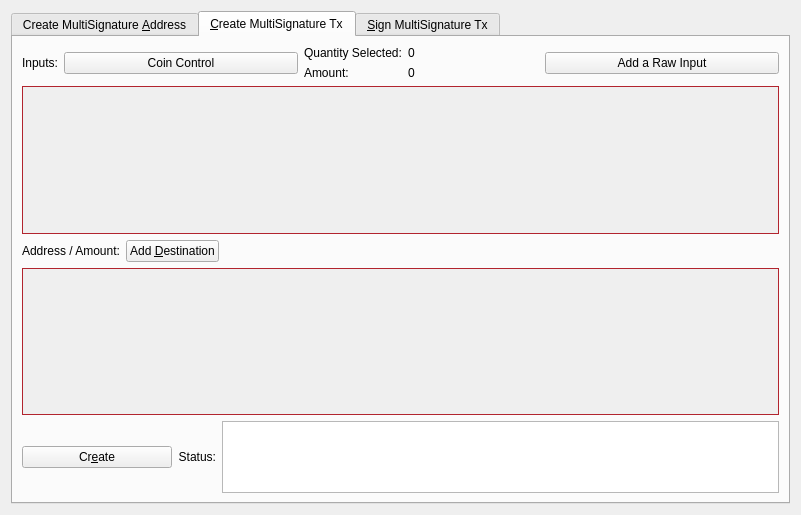
<?xml version="1.0" encoding="UTF-8"?>
<ui version="4.0">
 <class>MultisigDialog</class>
 <widget class="QDialog" name="MultisigDialog">
  <property name="geometry">
   <rect>
    <x>0</x>
    <y>0</y>
    <width>801</width>
    <height>515</height>
   </rect>
  </property>
  <property name="sizePolicy">
   <sizepolicy hsizetype="Fixed" vsizetype="Fixed">
    <horstretch>0</horstretch>
    <verstretch>0</verstretch>
   </sizepolicy>
  </property>
  <property name="windowTitle">
   <string>Multisignature Address Interactions</string>
  </property>
  <layout class="QVBoxLayout" name="verticalLayout_8">
   <item>
    <widget class="QTabWidget" name="multisigTabWidget">
     <property name="styleSheet">
      <string notr="true">QScrollArea{border: 1px solid #b2242e;}</string>
     </property>
     <property name="currentIndex">
      <number>1</number>
     </property>
     <widget class="QWidget" name="addMultisigTab">
      <property name="sizePolicy">
       <sizepolicy hsizetype="Minimum" vsizetype="Minimum">
        <horstretch>0</horstretch>
        <verstretch>0</verstretch>
       </sizepolicy>
      </property>
      <attribute name="title">
       <string>Create MultiSignature &amp;Address</string>
      </attribute>
      <layout class="QVBoxLayout" name="verticalLayout">
       <item>
        <layout class="QHBoxLayout" name="enterMLayout">
         <item>
          <widget class="QSpinBox" name="enterMSpinbox">
           <property name="sizePolicy">
            <sizepolicy hsizetype="Fixed" vsizetype="Fixed">
             <horstretch>0</horstretch>
             <verstretch>0</verstretch>
            </sizepolicy>
           </property>
           <property name="toolTip">
            <string>How many people must sign to verify a transaction</string>
           </property>
           <property name="minimum">
            <number>1</number>
           </property>
           <property name="maximum">
            <number>15</number>
           </property>
           <property name="value">
            <number>1</number>
           </property>
          </widget>
         </item>
         <item>
          <widget class="QLabel" name="enterMLabel">
           <property name="text">
            <string>Enter the minimum number of signatures required to sign transactions</string>
           </property>
          </widget>
         </item>
        </layout>
       </item>
       <item>
        <layout class="QHBoxLayout" name="addressLabelLayout">
         <item>
          <widget class="QLabel" name="addressLableLabel">
           <property name="text">
            <string>Address Label:</string>
           </property>
          </widget>
         </item>
         <item>
          <widget class="QLineEdit" name="multisigAddressLabel"/>
         </item>
        </layout>
       </item>
       <item>
        <layout class="QHBoxLayout" name="addAddressLayout">
         <item>
          <widget class="QPushButton" name="addAddressButton">
           <property name="toolTip">
            <string>Add another address that could sign to verify a transaction from the multisig address.</string>
           </property>
           <property name="text">
            <string>&amp;Add Address / Key</string>
           </property>
           <property name="icon">
            <iconset resource="../leviathan.qrc">
             <normaloff>:/icons/add</normaloff>:/icons/add</iconset>
           </property>
           <property name="autoDefault">
            <bool>false</bool>
           </property>
          </widget>
         </item>
         <item>
          <widget class="QLabel" name="addAddressLabel">
           <property name="sizePolicy">
            <sizepolicy hsizetype="Preferred" vsizetype="Fixed">
             <horstretch>0</horstretch>
             <verstretch>0</verstretch>
            </sizepolicy>
           </property>
           <property name="text">
            <string>Local addresses or public keys that can sign:</string>
           </property>
          </widget>
         </item>
         <item>
          <spacer name="addAddressSpacer_2">
           <property name="orientation">
            <enum>Qt::Horizontal</enum>
           </property>
           <property name="sizeHint" stdset="0">
            <size>
             <width>40</width>
             <height>10</height>
            </size>
           </property>
          </spacer>
         </item>
        </layout>
       </item>
       <item>
        <widget class="QScrollArea" name="addAddressScrollArea">
         <property name="sizePolicy">
          <sizepolicy hsizetype="Preferred" vsizetype="Expanding">
           <horstretch>0</horstretch>
           <verstretch>0</verstretch>
          </sizepolicy>
         </property>
         <property name="widgetResizable">
          <bool>true</bool>
         </property>
         <widget class="QWidget" name="addAddressWidget">
          <property name="geometry">
           <rect>
            <x>0</x>
            <y>0</y>
            <width>759</width>
            <height>166</height>
           </rect>
          </property>
          <layout class="QVBoxLayout" name="verticalLayout_5">
           <item>
            <layout class="QVBoxLayout" name="addressList"/>
           </item>
           <item>
            <spacer name="verticalSpacer">
             <property name="orientation">
              <enum>Qt::Vertical</enum>
             </property>
             <property name="sizeHint" stdset="0">
              <size>
               <width>20</width>
               <height>40</height>
              </size>
             </property>
            </spacer>
           </item>
          </layout>
         </widget>
        </widget>
       </item>
       <item>
        <layout class="QHBoxLayout" name="addMultisigLayout">
         <item>
          <widget class="QPushButton" name="addMultisigButton">
           <property name="sizePolicy">
            <sizepolicy hsizetype="Preferred" vsizetype="Fixed">
             <horstretch>0</horstretch>
             <verstretch>0</verstretch>
            </sizepolicy>
           </property>
           <property name="toolTip">
            <string>Create a new multisig address</string>
           </property>
           <property name="toolTipDuration">
            <number>-3</number>
           </property>
           <property name="text">
            <string>C&amp;reate</string>
           </property>
           <property name="icon">
            <iconset resource="../leviathan.qrc">
             <normaloff>:/icons/filesave</normaloff>:/icons/filesave</iconset>
           </property>
           <property name="autoDefault">
            <bool>false</bool>
           </property>
          </widget>
         </item>
         <item>
          <widget class="QLabel" name="label">
           <property name="text">
            <string>Status:</string>
           </property>
          </widget>
         </item>
         <item>
          <widget class="QTextEdit" name="addMultisigStatus">
           <property name="sizePolicy">
            <sizepolicy hsizetype="Expanding" vsizetype="Fixed">
             <horstretch>0</horstretch>
             <verstretch>0</verstretch>
            </sizepolicy>
           </property>
           <property name="maximumSize">
            <size>
             <width>16777215</width>
             <height>75</height>
            </size>
           </property>
           <property name="readOnly">
            <bool>true</bool>
           </property>
           <property name="textInteractionFlags">
            <set>Qt::TextSelectableByKeyboard|Qt::TextSelectableByMouse</set>
           </property>
          </widget>
         </item>
        </layout>
       </item>
       <item>
        <widget class="QLabel" name="label_2">
         <property name="sizePolicy">
          <sizepolicy hsizetype="Preferred" vsizetype="Preferred">
           <horstretch>0</horstretch>
           <verstretch>0</verstretch>
          </sizepolicy>
         </property>
         <property name="text">
          <string>Use below to quickly import an address by its redeem. Don't forget to add a label before clicking import!
Keep in mind, the wallet will rescan the blockchain to find transactions containing the new address.
Please be patient after clicking import.</string>
         </property>
         <property name="scaledContents">
          <bool>false</bool>
         </property>
         <property name="wordWrap">
          <bool>true</bool>
         </property>
        </widget>
       </item>
       <item>
        <layout class="QHBoxLayout" name="importLayout">
         <item>
          <widget class="QPushButton" name="importAddressButton">
           <property name="sizePolicy">
            <sizepolicy hsizetype="Fixed" vsizetype="Fixed">
             <horstretch>0</horstretch>
             <verstretch>0</verstretch>
            </sizepolicy>
           </property>
           <property name="text">
            <string>&amp;Import Redeem</string>
           </property>
           <property name="icon">
            <iconset resource="../leviathan.qrc">
             <normaloff>:/icons/receiving_addresses</normaloff>:/icons/receiving_addresses</iconset>
           </property>
          </widget>
         </item>
         <item>
          <widget class="QLineEdit" name="importRedeem">
           <property name="sizePolicy">
            <sizepolicy hsizetype="Preferred" vsizetype="Fixed">
             <horstretch>0</horstretch>
             <verstretch>0</verstretch>
            </sizepolicy>
           </property>
          </widget>
         </item>
        </layout>
       </item>
      </layout>
     </widget>
     <widget class="QWidget" name="createTransactionTab">
      <attribute name="title">
       <string>&amp;Create MultiSignature Tx</string>
      </attribute>
      <layout class="QVBoxLayout" name="verticalLayout_3">
       <item>
        <layout class="QHBoxLayout" name="horizontalLayout_2">
         <item>
          <layout class="QVBoxLayout" name="createTxLayout">
           <item>
            <layout class="QHBoxLayout" name="addTxInputLayout">
             <item>
              <widget class="QLabel" name="addTxInputLabel">
               <property name="sizePolicy">
                <sizepolicy hsizetype="Fixed" vsizetype="Preferred">
                 <horstretch>0</horstretch>
                 <verstretch>0</verstretch>
                </sizepolicy>
               </property>
               <property name="text">
                <string>Inputs:</string>
               </property>
              </widget>
             </item>
             <item>
              <widget class="QPushButton" name="pushButtonCoinControl">
               <property name="sizePolicy">
                <sizepolicy hsizetype="Preferred" vsizetype="Fixed">
                 <horstretch>0</horstretch>
                 <verstretch>0</verstretch>
                </sizepolicy>
               </property>
               <property name="text">
                <string>Coin Control</string>
               </property>
              </widget>
             </item>
             <item>
              <layout class="QFormLayout" name="formLayout_2">
               <property name="rightMargin">
                <number>10</number>
               </property>
               <item row="0" column="0">
                <widget class="QLabel" name="labelQuantity">
                 <property name="text">
                  <string>Quantity Selected:</string>
                 </property>
                </widget>
               </item>
               <item row="0" column="1">
                <widget class="QLabel" name="labelQuantity_int">
                 <property name="text">
                  <string>0</string>
                 </property>
                </widget>
               </item>
               <item row="1" column="0">
                <widget class="QLabel" name="labelAmount">
                 <property name="text">
                  <string>Amount:</string>
                 </property>
                </widget>
               </item>
               <item row="1" column="1">
                <widget class="QLabel" name="labelAmount_int">
                 <property name="text">
                  <string>0</string>
                 </property>
                </widget>
               </item>
              </layout>
             </item>
             <item>
              <widget class="QPushButton" name="addInputButton">
               <property name="sizePolicy">
                <sizepolicy hsizetype="Preferred" vsizetype="Fixed">
                 <horstretch>0</horstretch>
                 <verstretch>0</verstretch>
                </sizepolicy>
               </property>
               <property name="toolTip">
                <string>Add an input to fund the outputs</string>
               </property>
               <property name="text">
                <string>Add a Raw Input</string>
               </property>
               <property name="icon">
                <iconset resource="../leviathan.qrc">
                 <normaloff>:/css/default</normaloff>:/css/default</iconset>
               </property>
              </widget>
             </item>
            </layout>
           </item>
           <item>
            <widget class="QScrollArea" name="txInputsScrollArea">
             <property name="sizePolicy">
              <sizepolicy hsizetype="Preferred" vsizetype="Expanding">
               <horstretch>0</horstretch>
               <verstretch>0</verstretch>
              </sizepolicy>
             </property>
             <property name="widgetResizable">
              <bool>true</bool>
             </property>
             <widget class="QWidget" name="txInputsWidget">
              <property name="geometry">
               <rect>
                <x>0</x>
                <y>0</y>
                <width>747</width>
                <height>131</height>
               </rect>
              </property>
              <layout class="QVBoxLayout" name="verticalLayout_7">
               <item>
                <layout class="QVBoxLayout" name="inputsList"/>
               </item>
               <item>
                <spacer name="txInputsSpacer">
                 <property name="orientation">
                  <enum>Qt::Vertical</enum>
                 </property>
                 <property name="sizeHint" stdset="0">
                  <size>
                   <width>20</width>
                   <height>80</height>
                  </size>
                 </property>
                </spacer>
               </item>
              </layout>
             </widget>
            </widget>
           </item>
           <item>
            <layout class="QHBoxLayout" name="addDestinationLayout">
             <item>
              <widget class="QLabel" name="addDestinationLabel">
               <property name="text">
                <string>Address / Amount:</string>
               </property>
              </widget>
             </item>
             <item>
              <widget class="QPushButton" name="addDestinationButton">
               <property name="sizePolicy">
                <sizepolicy hsizetype="Fixed" vsizetype="Fixed">
                 <horstretch>0</horstretch>
                 <verstretch>0</verstretch>
                </sizepolicy>
               </property>
               <property name="toolTip">
                <string>Add destinations to send LVT to</string>
               </property>
               <property name="text">
                <string>Add &amp;Destination</string>
               </property>
               <property name="icon">
                <iconset resource="../leviathan.qrc">
                 <normaloff>:/icons/add</normaloff>:/icons/add</iconset>
               </property>
              </widget>
             </item>
             <item>
              <spacer name="addDestinationHorizontalSpacer">
               <property name="orientation">
                <enum>Qt::Horizontal</enum>
               </property>
               <property name="sizeHint" stdset="0">
                <size>
                 <width>40</width>
                 <height>20</height>
                </size>
               </property>
              </spacer>
             </item>
            </layout>
           </item>
           <item>
            <widget class="QScrollArea" name="destionationsScrollArea">
             <property name="sizePolicy">
              <sizepolicy hsizetype="Expanding" vsizetype="Expanding">
               <horstretch>0</horstretch>
               <verstretch>0</verstretch>
              </sizepolicy>
             </property>
             <property name="widgetResizable">
              <bool>true</bool>
             </property>
             <widget class="QWidget" name="destinationsScrollAreaContents">
              <property name="geometry">
               <rect>
                <x>0</x>
                <y>0</y>
                <width>747</width>
                <height>130</height>
               </rect>
              </property>
              <layout class="QVBoxLayout" name="verticalLayout_11">
               <item>
                <layout class="QVBoxLayout" name="destinationsList"/>
               </item>
               <item>
                <spacer name="destinationsSpacer">
                 <property name="orientation">
                  <enum>Qt::Vertical</enum>
                 </property>
                 <property name="sizeHint" stdset="0">
                  <size>
                   <width>20</width>
                   <height>20</height>
                  </size>
                 </property>
                </spacer>
               </item>
              </layout>
             </widget>
            </widget>
           </item>
           <item>
            <layout class="QHBoxLayout" name="horizontalLayout_4">
             <item>
              <widget class="QPushButton" name="createButton">
               <property name="sizePolicy">
                <sizepolicy hsizetype="Fixed" vsizetype="Fixed">
                 <horstretch>0</horstretch>
                 <verstretch>0</verstretch>
                </sizepolicy>
               </property>
               <property name="minimumSize">
                <size>
                 <width>150</width>
                 <height>0</height>
                </size>
               </property>
               <property name="toolTip">
                <string>Create a transaction object using the given inputs to the given outputs</string>
               </property>
               <property name="text">
                <string>Cr&amp;eate</string>
               </property>
               <property name="icon">
                <iconset resource="../leviathan.qrc">
                 <normaloff>:/icons/export</normaloff>:/icons/export</iconset>
               </property>
               <property name="autoDefault">
                <bool>false</bool>
               </property>
               <property name="default">
                <bool>true</bool>
               </property>
              </widget>
             </item>
             <item>
              <widget class="QLabel" name="createButtonLabel">
               <property name="sizePolicy">
                <sizepolicy hsizetype="Fixed" vsizetype="Preferred">
                 <horstretch>0</horstretch>
                 <verstretch>0</verstretch>
                </sizepolicy>
               </property>
               <property name="text">
                <string>Status:</string>
               </property>
               <property name="alignment">
                <set>Qt::AlignRight|Qt::AlignTrailing|Qt::AlignVCenter</set>
               </property>
              </widget>
             </item>
             <item>
              <widget class="QTextEdit" name="createButtonStatus">
               <property name="sizePolicy">
                <sizepolicy hsizetype="Expanding" vsizetype="Minimum">
                 <horstretch>0</horstretch>
                 <verstretch>0</verstretch>
                </sizepolicy>
               </property>
               <property name="maximumSize">
                <size>
                 <width>16777215</width>
                 <height>16777215</height>
                </size>
               </property>
               <property name="sizeAdjustPolicy">
                <enum>QAbstractScrollArea::AdjustToContents</enum>
               </property>
               <property name="readOnly">
                <bool>true</bool>
               </property>
              </widget>
             </item>
            </layout>
           </item>
          </layout>
         </item>
         <item>
          <layout class="QHBoxLayout" name="horizontalLayout_3"/>
         </item>
        </layout>
       </item>
      </layout>
     </widget>
     <widget class="QWidget" name="signMultisigTransaction">
      <property name="styleSheet">
       <string notr="true">txScrollArea:{
	border: 1px solid #b2242e;
}
keyScrollArea:{
	border: 1px solid #b2242e;
}
txScrollArea:{
	border: 1px solid #b2242e;
}</string>
      </property>
      <attribute name="title">
       <string>&amp;Sign MultiSignature Tx</string>
      </attribute>
      <layout class="QVBoxLayout" name="verticalLayout_4">
       <item>
        <layout class="QHBoxLayout" name="transactionHexLayout">
         <item>
          <widget class="QLabel" name="transactionHexLabel">
           <property name="text">
            <string>Transaction Hex:</string>
           </property>
          </widget>
         </item>
         <item>
          <widget class="QLineEdit" name="transactionHex">
           <property name="toolTip">
            <string/>
           </property>
          </widget>
         </item>
        </layout>
       </item>
       <item>
        <layout class="QHBoxLayout" name="horizontalLayout">
         <item>
          <layout class="QVBoxLayout" name="verticalLayout_2">
           <item>
            <layout class="QHBoxLayout" name="horizontalLayout_7">
             <item>
              <widget class="QPushButton" name="signButton">
               <property name="sizePolicy">
                <sizepolicy hsizetype="Preferred" vsizetype="Fixed">
                 <horstretch>0</horstretch>
                 <verstretch>0</verstretch>
                </sizepolicy>
               </property>
               <property name="minimumSize">
                <size>
                 <width>150</width>
                 <height>0</height>
                </size>
               </property>
               <property name="toolTip">
                <string>Sign the transaction from this wallet or from provided private keys</string>
               </property>
               <property name="text">
                <string>S&amp;ign</string>
               </property>
               <property name="icon">
                <iconset resource="../leviathan.qrc">
                 <normaloff>:/icons/edit</normaloff>:/icons/edit</iconset>
               </property>
               <property name="autoDefault">
                <bool>false</bool>
               </property>
               <property name="default">
                <bool>true</bool>
               </property>
              </widget>
             </item>
             <item>
              <widget class="QPushButton" name="commitButton">
               <property name="enabled">
                <bool>false</bool>
               </property>
               <property name="sizePolicy">
                <sizepolicy hsizetype="Preferred" vsizetype="Fixed">
                 <horstretch>0</horstretch>
                 <verstretch>0</verstretch>
                </sizepolicy>
               </property>
               <property name="toolTip">
                <string>&lt;html&gt;&lt;head/&gt;&lt;body&gt;&lt;p&gt;DISABLED until transaction has been signed enough times.&lt;/p&gt;&lt;/body&gt;&lt;/html&gt;</string>
               </property>
               <property name="autoFillBackground">
                <bool>false</bool>
               </property>
               <property name="text">
                <string>Co&amp;mmit</string>
               </property>
               <property name="icon">
                <iconset resource="../leviathan.qrc">
                 <normaloff>:/icons/send</normaloff>:/icons/send</iconset>
               </property>
               <property name="autoDefault">
                <bool>true</bool>
               </property>
              </widget>
             </item>
             <item>
              <layout class="QHBoxLayout" name="addPrivKeyLayout">
               <item>
                <widget class="QPushButton" name="addPrivKeyButton">
                 <property name="sizePolicy">
                  <sizepolicy hsizetype="Fixed" vsizetype="Fixed">
                   <horstretch>0</horstretch>
                   <verstretch>0</verstretch>
                  </sizepolicy>
                 </property>
                 <property name="toolTip">
                  <string>Add private keys to sign the transaction with</string>
                 </property>
                 <property name="text">
                  <string>Add Private &amp;Key</string>
                 </property>
                 <property name="icon">
                  <iconset resource="../leviathan.qrc">
                   <normaloff>:/icons/add</normaloff>:/icons/add</iconset>
                 </property>
                </widget>
               </item>
               <item>
                <widget class="QLabel" name="addPrivKeyLabel">
                 <property name="text">
                  <string>Sign with only private keys (Not Recommened)</string>
                 </property>
                </widget>
               </item>
              </layout>
             </item>
            </layout>
           </item>
           <item>
            <layout class="QHBoxLayout" name="horizontalLayout_5">
             <item>
              <widget class="QLabel" name="signButtonStatusLabel">
               <property name="text">
                <string>Status:</string>
               </property>
              </widget>
             </item>
             <item>
              <widget class="QTextEdit" name="signButtonStatus">
               <property name="sizePolicy">
                <sizepolicy hsizetype="Expanding" vsizetype="Preferred">
                 <horstretch>0</horstretch>
                 <verstretch>0</verstretch>
                </sizepolicy>
               </property>
               <property name="maximumSize">
                <size>
                 <width>16777215</width>
                 <height>16777215</height>
                </size>
               </property>
               <property name="verticalScrollBarPolicy">
                <enum>Qt::ScrollBarAsNeeded</enum>
               </property>
               <property name="readOnly">
                <bool>true</bool>
               </property>
               <property name="textInteractionFlags">
                <set>Qt::TextSelectableByKeyboard|Qt::TextSelectableByMouse</set>
               </property>
              </widget>
             </item>
            </layout>
           </item>
           <item>
            <widget class="QScrollArea" name="keyScrollArea">
             <property name="sizePolicy">
              <sizepolicy hsizetype="Expanding" vsizetype="Expanding">
               <horstretch>0</horstretch>
               <verstretch>0</verstretch>
              </sizepolicy>
             </property>
             <property name="sizeAdjustPolicy">
              <enum>QAbstractScrollArea::AdjustToContents</enum>
             </property>
             <property name="widgetResizable">
              <bool>true</bool>
             </property>
             <widget class="QWidget" name="keyScrollAreaContents">
              <property name="geometry">
               <rect>
                <x>0</x>
                <y>0</y>
                <width>755</width>
                <height>168</height>
               </rect>
              </property>
              <layout class="QVBoxLayout" name="verticalLayout_9">
               <item>
                <layout class="QVBoxLayout" name="keyList"/>
               </item>
               <item>
                <spacer name="keySpacer">
                 <property name="orientation">
                  <enum>Qt::Vertical</enum>
                 </property>
                 <property name="sizeHint" stdset="0">
                  <size>
                   <width>20</width>
                   <height>20</height>
                  </size>
                 </property>
                </spacer>
               </item>
              </layout>
             </widget>
            </widget>
           </item>
          </layout>
         </item>
        </layout>
       </item>
      </layout>
     </widget>
    </widget>
   </item>
  </layout>
 </widget>
 <resources>
  <include location="../leviathan.qrc"/>
 </resources>
 <connections/>
</ui>
